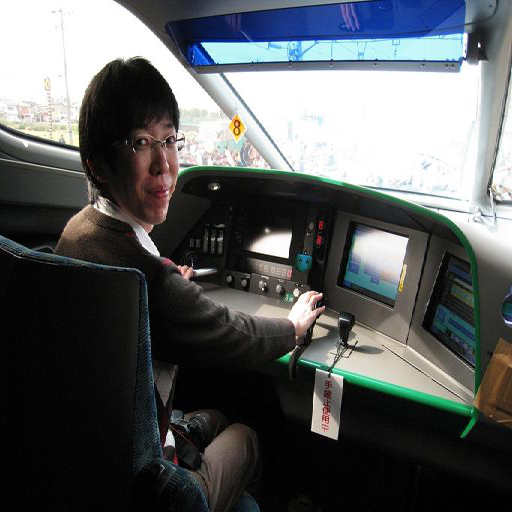
//> input picture image_files/inpainting/image/image512_00000.png, 512 x 512 px
$ ./main_simple ../image_files/inpainting/image/image512_00000.png ../image_files/inpainting/image/image512_00001.png ../image_files/inpainting/image/image512_00001.png   (built with g++ and OpenCV 4)
//> lines starting //> are read from the running program, lines starting //| are printed output that depends on the picture
#include "defineall.h"

// Disable to measure the PSNR or the SSIM measure

#ifdef VERBOSE
#define DISPLAY 1
#else
#define DISPLAY 0
#endif

#define MESURES 1

double* G_globalSimilarity = NULL;
int G_initSim = 0;

double max1(double a, double b)
{
    return (a + b + fabs(a - b)) / 2;
}

double min1(double a, double b)
{
    return (a + b - fabs(a - b)) / 2;
}

int process(const char *image_path, const char *mask_path, const char *output_path, double *psnr_total, double *ssim_total, double *time_total)
{

    clock_t tic, toc;
    float cpu_time;     /* Total CPU time in minutes */

    // set random seed
    srand((unsigned)time(0));


    //Put your file name here
    std::string input_image_path = image_path;
    std::string input_mask_path = mask_path;
    std::string output_image_path = output_path;


    cv::Mat ori_image = cv::imread(input_image_path, cv::IMREAD_COLOR);
//> ori_image is the input picture: 512 rows x 512 cols, CV_8UC3; mean B, G, R 93.6, 92.5, 89.4
    cv::Mat mask_image = cv::imread(input_mask_path, cv::IMREAD_GRAYSCALE);
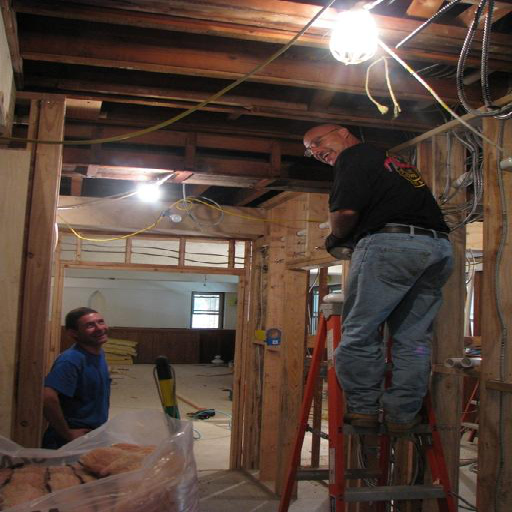
//> input picture image_files/inpainting/image/image512_00001.png, 512 x 512 px
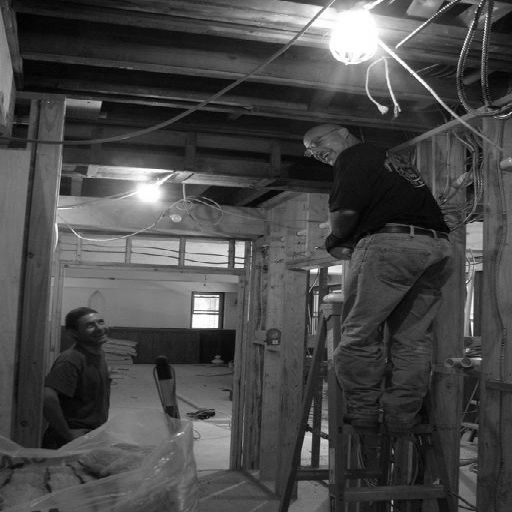
//> mask_image: 512 rows x 512 cols, CV_8UC1; min 0, max 255, mean 72.6
    if ((ori_image.empty()) || (mask_image.empty())) return 1;
    IplImage ori_ipl_img_data = IplImage(ori_image);
    IplImage *ori_ipl_img = &ori_ipl_img_data;

    assert(ori_image.rows == mask_image.rows && ori_image.cols == mask_image.cols);

    int height = ori_image.rows, width = ori_image.cols;
//> height = 512; width = 512

    //display images
    if (DISPLAY)
    {
        cv::namedWindow("Original image", cv::WINDOW_AUTOSIZE);
        cv::imshow("Original image", ori_image);

        cv::namedWindow("MASK", cv::WINDOW_AUTOSIZE);
        cv::imshow("MASK", mask_image);
    }

    // generate mask array from mask image
    int channels = mask_image.channels();
//> channels = 1
    int step = mask_image.cols / sizeof(uchar);
//> step = 512
    int ** mask = (int **)calloc(int(height), sizeof(int*));
    for (int i = 0; i < height; i++)
        mask[i] = (int *)calloc(int(width), sizeof(int));

    printf("----------------------------------------------------------------------\n");
    printf("\n");
    printf("Computing, please wait, this operation may take several minutes...\n");

    uchar* data = (uchar *)mask_image.data;
    //Timer: tic, toc
    tic = clock();
    for (int i = 0; i < height; ++i)
        for (int j = 0; j < width; ++j)
            if (data[i*step + j*channels] == 255)
                mask[i][j] = 1;


//> (the run ends here: the program needs code that is not available in this run, at `Inpaint_P inp = initInpaint();`)
